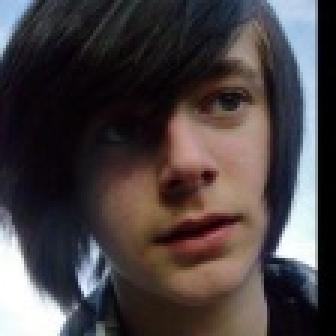
#> input picture data/prep/test/center/aflw_A_image00144.jpg, 112 x 112 px (shown 3 times larger); its folder holds 3 pictures in this run
$ python 01c_preview.py
#> lines starting #> are read from the running program, lines starting #| are printed output that depends on the picture
"""Langkah 3b: kontak-sheet gambar per kelas untuk pemeriksaan visual arah label. Hasil: preview/<split>_<kelas>.jpg

Contoh:  python scripts/01c_preview.py            (split train)
         python scripts/01c_preview.py --split real
Yang harus Anda lihat:
  left  : wajah menoleh ke KIRI-nya sendiri  -> hidung bergeser ke KANAN gambar (kamera tidak dicermin)
  right : wajah menoleh ke KANAN-nya sendiri -> hidung bergeser ke KIRI gambar
  up    : dagu naik (kepala mendongak)       down: dagu turun (menunduk)
Jika terbalik, JANGAN lanjut training: periksa 01b (kalibrasi) atau cek apakah gambar sumber dicermin.
"""
import argparse
import random
from pathlib import Path

import cv2
import numpy as np

from common import IMG_EXT
from config import CLASSES


def sheet(files, cols=8, rows=4, cell=112, title=""):
#> called with cols = 8, rows = 4, cell = 112, title = 'train / center  (3 gambar)'
    canvas = np.full((rows * cell + 28, cols * cell, 3), 30, np.uint8)
    cv2.putText(canvas, title, (6, 19), cv2.FONT_HERSHEY_SIMPLEX, 0.6, (0, 255, 255), 1, cv2.LINE_AA)
    for i, p in enumerate(files[: cols * rows]):
        im = cv2.imread(str(p))
#> im is the input picture: shape (112, 112, 3); mean B, G, R 66.4, 65.2, 72.8
        if im is None:
            continue
        im = cv2.resize(im, (cell, cell))
        r, c = divmod(i, cols)
        canvas[28 + r * cell: 28 + (r + 1) * cell, c * cell:(c + 1) * cell] = im
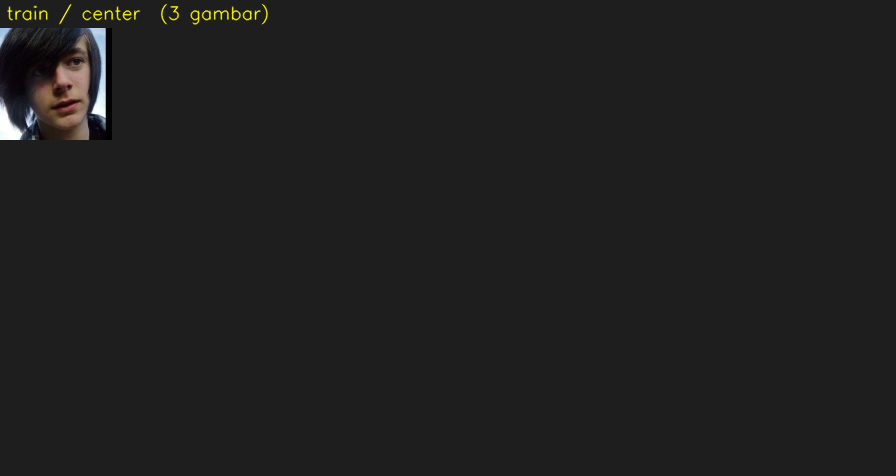
#> canvas: shape (476, 896, 3); mean B, G, R 31, 31.4, 31.6
    return canvas


def main():
    ap = argparse.ArgumentParser()
    ap.add_argument("--data", default="data/prep")
    ap.add_argument("--split", default="train")
    ap.add_argument("--out", default="preview")
    ap.add_argument("--seed", type=int, default=0)
    args = ap.parse_args()
    rng = random.Random(args.seed)
    Path(args.out).mkdir(exist_ok=True)
    for c in CLASSES:
        d = Path(args.data) / args.split / c
        files = [p for p in d.glob("*") if p.suffix.lower() in IMG_EXT] if d.is_dir() else []
        if not files:
            print(f"{c}: kosong")
            continue
        rng.shuffle(files)
        out = Path(args.out) / f"{args.split}_{c}.jpg"
        cv2.imwrite(str(out), sheet(files, title=f"{args.split} / {c}  ({len(files)} gambar)"))
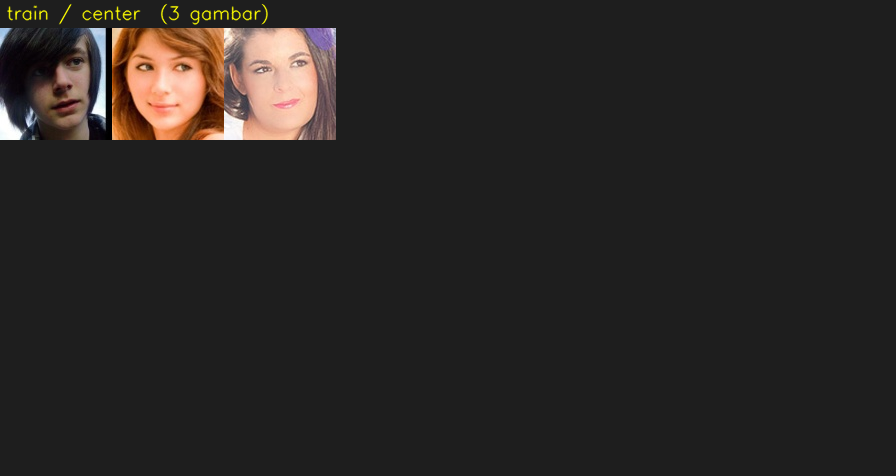
#> saved as train_center.jpg: shape (476, 896, 3); mean B, G, R 35.6, 37.5, 40.9
        print(f"{c}: {len(files)} gambar -> {out}")
#| center: 3 gambar -> preview/train_center.jpg


if __name__ == "__main__":
    main()
